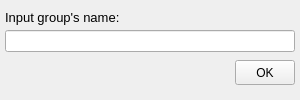
<?xml version="1.0" encoding="UTF-8"?>
<ui version="4.0">
 <class>CreateGroupWindow</class>
 <widget class="QWidget" name="CreateGroupWindow">
  <property name="geometry">
   <rect>
    <x>0</x>
    <y>0</y>
    <width>300</width>
    <height>100</height>
   </rect>
  </property>
  <property name="windowTitle">
   <string>Form</string>
  </property>
  <widget class="QLabel" name="inputNameRequest">
   <property name="geometry">
    <rect>
     <x>5</x>
     <y>5</y>
     <width>150</width>
     <height>25</height>
    </rect>
   </property>
   <property name="font">
    <font>
     <pointsize>10</pointsize>
    </font>
   </property>
   <property name="text">
    <string>Input group's name:</string>
   </property>
  </widget>
  <widget class="QLineEdit" name="inputNameLineEdit">
   <property name="geometry">
    <rect>
     <x>5</x>
     <y>30</y>
     <width>290</width>
     <height>22</height>
    </rect>
   </property>
  </widget>
  <widget class="QPushButton" name="okButton">
   <property name="geometry">
    <rect>
     <x>235</x>
     <y>60</y>
     <width>60</width>
     <height>25</height>
    </rect>
   </property>
   <property name="text">
    <string>OK</string>
   </property>
  </widget>
 </widget>
 <resources/>
 <connections/>
</ui>
